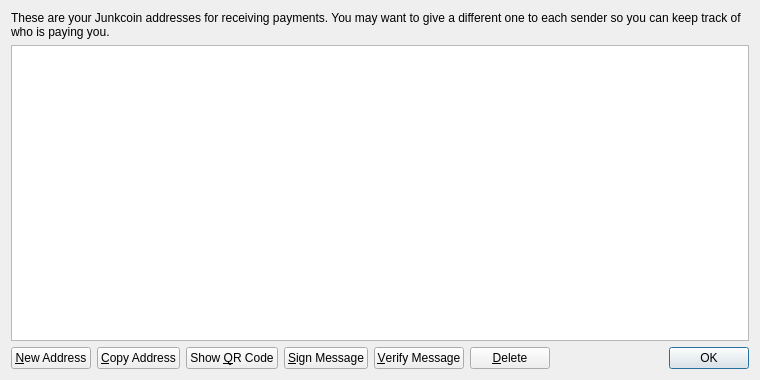
<?xml version="1.0" encoding="UTF-8"?>
<ui version="4.0">
 <class>AddressBookPage</class>
 <widget class="QWidget" name="AddressBookPage">
  <property name="geometry">
   <rect>
    <x>0</x>
    <y>0</y>
    <width>760</width>
    <height>380</height>
   </rect>
  </property>
  <property name="windowTitle">
   <string>Address Book</string>
  </property>
  <layout class="QVBoxLayout" name="verticalLayout">
   <item>
    <widget class="QLabel" name="labelExplanation">
     <property name="text">
      <string>These are your Junkcoin addresses for receiving payments. You may want to give a different one to each sender so you can keep track of who is paying you.</string>
     </property>
     <property name="textFormat">
      <enum>Qt::PlainText</enum>
     </property>
     <property name="wordWrap">
      <bool>true</bool>
     </property>
    </widget>
   </item>
   <item>
    <widget class="QTableView" name="tableView">
     <property name="contextMenuPolicy">
      <enum>Qt::CustomContextMenu</enum>
     </property>
     <property name="toolTip">
      <string>Double-click to edit address or label</string>
     </property>
     <property name="tabKeyNavigation">
      <bool>false</bool>
     </property>
     <property name="alternatingRowColors">
      <bool>true</bool>
     </property>
     <property name="selectionMode">
      <enum>QAbstractItemView::SingleSelection</enum>
     </property>
     <property name="selectionBehavior">
      <enum>QAbstractItemView::SelectRows</enum>
     </property>
     <property name="sortingEnabled">
      <bool>true</bool>
     </property>
     <attribute name="verticalHeaderVisible">
      <bool>false</bool>
     </attribute>
    </widget>
   </item>
   <item>
    <layout class="QHBoxLayout" name="horizontalLayout">
     <item>
      <widget class="QPushButton" name="newAddressButton">
       <property name="toolTip">
        <string>Create a new address</string>
       </property>
       <property name="text">
        <string>&amp;New Address</string>
       </property>
       <property name="icon">
        <iconset resource="../bitcoin.qrc">
         <normaloff>:/icons/add</normaloff>:/icons/add</iconset>
       </property>
      </widget>
     </item>
     <item>
      <widget class="QPushButton" name="copyToClipboard">
       <property name="toolTip">
        <string>Copy the currently selected address to the system clipboard</string>
       </property>
       <property name="text">
        <string>&amp;Copy Address</string>
       </property>
       <property name="icon">
        <iconset resource="../bitcoin.qrc">
         <normaloff>:/icons/editcopy</normaloff>:/icons/editcopy</iconset>
       </property>
      </widget>
     </item>
     <item>
      <widget class="QPushButton" name="showQRCode">
       <property name="text">
        <string>Show &amp;QR Code</string>
       </property>
       <property name="icon">
        <iconset resource="../bitcoin.qrc">
         <normaloff>:/icons/qrcode</normaloff>:/icons/qrcode</iconset>
       </property>
      </widget>
     </item>
     <item>
      <widget class="QPushButton" name="signMessage">
       <property name="toolTip">
        <string>Sign a message to prove you own a Bitcoin address</string>
       </property>
       <property name="text">
        <string>&amp;Sign Message</string>
       </property>
       <property name="icon">
        <iconset resource="../bitcoin.qrc">
         <normaloff>:/icons/edit</normaloff>:/icons/edit</iconset>
       </property>
      </widget>
     </item>
     <item>
      <widget class="QPushButton" name="verifyMessage">
       <property name="toolTip">
        <string>Verify a message to ensure it was signed with a specified Bitcoin address</string>
       </property>
       <property name="text">
        <string>&amp;Verify Message</string>
       </property>
       <property name="icon">
        <iconset resource="../bitcoin.qrc">
         <normaloff>:/icons/transaction_0</normaloff>:/icons/transaction_0</iconset>
       </property>
      </widget>
     </item>
     <item>
      <widget class="QPushButton" name="deleteButton">
       <property name="toolTip">
        <string>Delete the currently selected address from the list. Only sending addresses can be deleted.</string>
       </property>
       <property name="text">
        <string>&amp;Delete</string>
       </property>
       <property name="icon">
        <iconset resource="../bitcoin.qrc">
         <normaloff>:/icons/remove</normaloff>:/icons/remove</iconset>
       </property>
      </widget>
     </item>
     <item>
      <spacer name="horizontalSpacer">
       <property name="orientation">
        <enum>Qt::Horizontal</enum>
       </property>
       <property name="sizeHint" stdset="0">
        <size>
         <width>40</width>
         <height>20</height>
        </size>
       </property>
      </spacer>
     </item>
     <item>
      <widget class="QDialogButtonBox" name="buttonBox">
       <property name="sizePolicy">
        <sizepolicy hsizetype="Maximum" vsizetype="Fixed">
         <horstretch>0</horstretch>
         <verstretch>0</verstretch>
        </sizepolicy>
       </property>
       <property name="standardButtons">
        <set>QDialogButtonBox::Ok</set>
       </property>
      </widget>
     </item>
    </layout>
   </item>
  </layout>
 </widget>
 <resources>
  <include location="../bitcoin.qrc"/>
 </resources>
 <connections/>
</ui>
